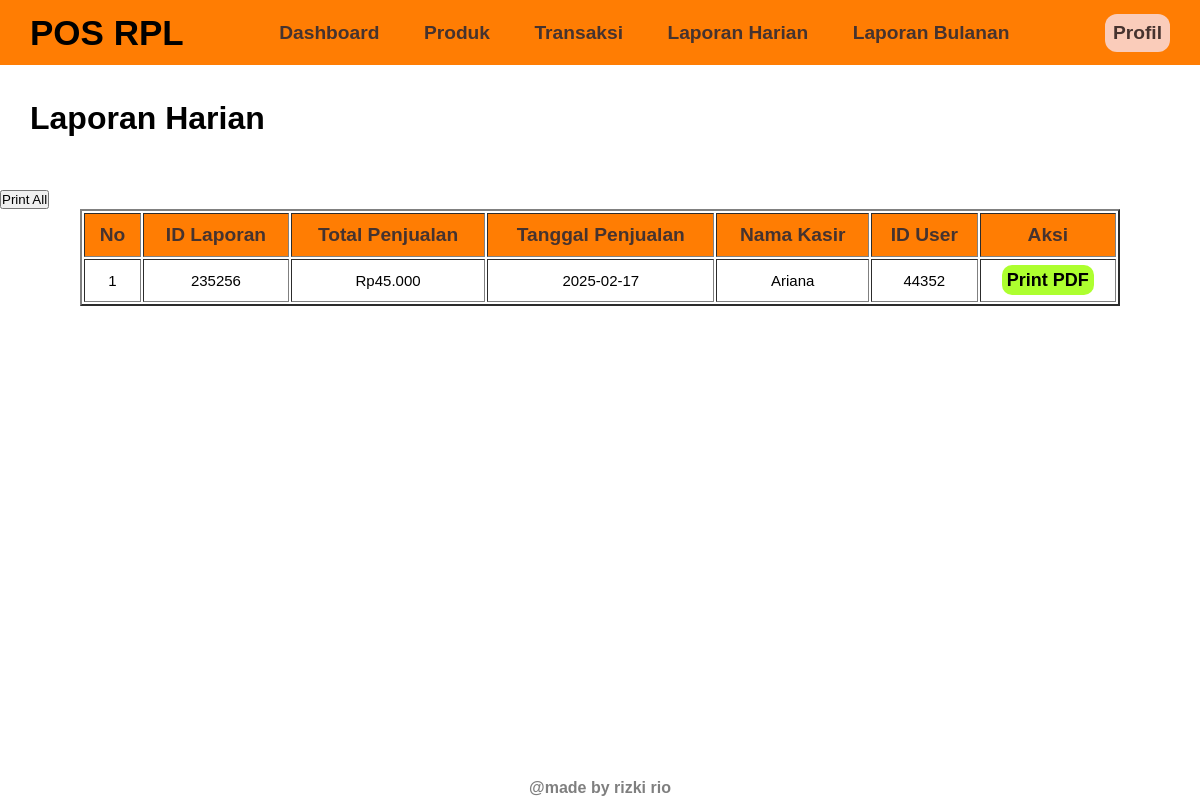
/public/pages/laporan_harian.php, run on the app's committed database.
### tables this page shows
CREATE TABLE `laporan_harian` (
  `id_laporan_harian` int(50) NOT NULL,
  `total_penjualan` decimal(10,2) NOT NULL,
  `tanggal_penjualan` date NOT NULL,
  `nama_kasir` varchar(255) NOT NULL,
  `id_user` int(50) NOT NULL
);

### public/pages/laporan_harian.php (the view, shortened to what this page needs)
<?php
include'../../config.php';
include'../components/header.php';
include'../components/footer.php';
$sql="SELECT * FROM laporan_harian";
$result=mysqli_query($conn, $sql);
?>
<!DOCTYPE html>
<html lang="en">
<head>
    <link rel="stylesheet" href="../../src/style/style.css">
</head>
<body>
    <h1 class="body-title">Laporan Harian</h1>
    <br>
    <form method="post" action="printall_harian.php" target="_blank">
    <button type="submit" class="tbl-print">Print All</button>
</form>
    <center>
        <table border="2" cellpadding="10" class="tble-daftar">
        <thead>
            <tr>
                <td>No</td>
                <td>ID Laporan</td>
                <td>Total Penjualan</td>
                <td>Tanggal Penjualan</td>
                <td>Nama Kasir</td>
                <td>ID User</td>
                <td>Aksi</td>
            </tr>
        </thead>
        <tbody>
            <tr>
            <?php
            $no=1;
            while($row=mysqli_fetch_assoc($result)){ ?>
                <td><?= $no++?></td>
                <td><?= $row['id_laporan_harian']?></td>
                <td>Rp<?= number_format($row['total_penjualan'],0,",",".") ?></td>
                <td><?= $row['tanggal_penjualan']?></td>
                <td><?= $row['nama_kasir']?></td>
                <td><?= $row['id_user']?></td>
                <td>
                    <a href="print_harian.php?id=<?= $row['id_laporan_harian'];?>" class="tbl-print" target="_blank">Print PDF</a>
                </td>
            </tr>
            <?php } ?>
        </tbody>
    </table>
    </center>
</body>
</html>

### src/style/style.css (style rules this page uses)
:root { --primary:rgb(70, 51, 47); --secondary:rgb(255, 125, 3); --third:rgb(250, 204, 186); --bg:#ffffff; }
* { padding: 0; margin: 0; box-sizing: border-box; font-family: Arial, Helvetica, sans-serif; text-decoration: none; }
body { background-color: var(--bg); }
.body-title { margin-top: 100px; margin-left: 30px; margin-bottom: 35px; }
.tble-daftar { width: 65rem; }
.tble-daftar thead tr td { padding: 10px; font-weight: 600; font-size: 1.2rem; background-color: var(--secondary); color: var(--primary); }
.tble-daftar thead,tbody tr td { text-align: center; padding: 10px; font-size: 15px; }
.tble-daftar .tbl-print { background-color: greenyellow; color: black; padding: 5px; font-weight: 550; border-radius: 10px; font-size: 18px; }

### data on the page
laporan_harian: id_laporan_harian "235256", total_penjualan "45.000", tanggal_penjualan "2025-02-17", nama_kasir "Ariana", id_user "44352"
